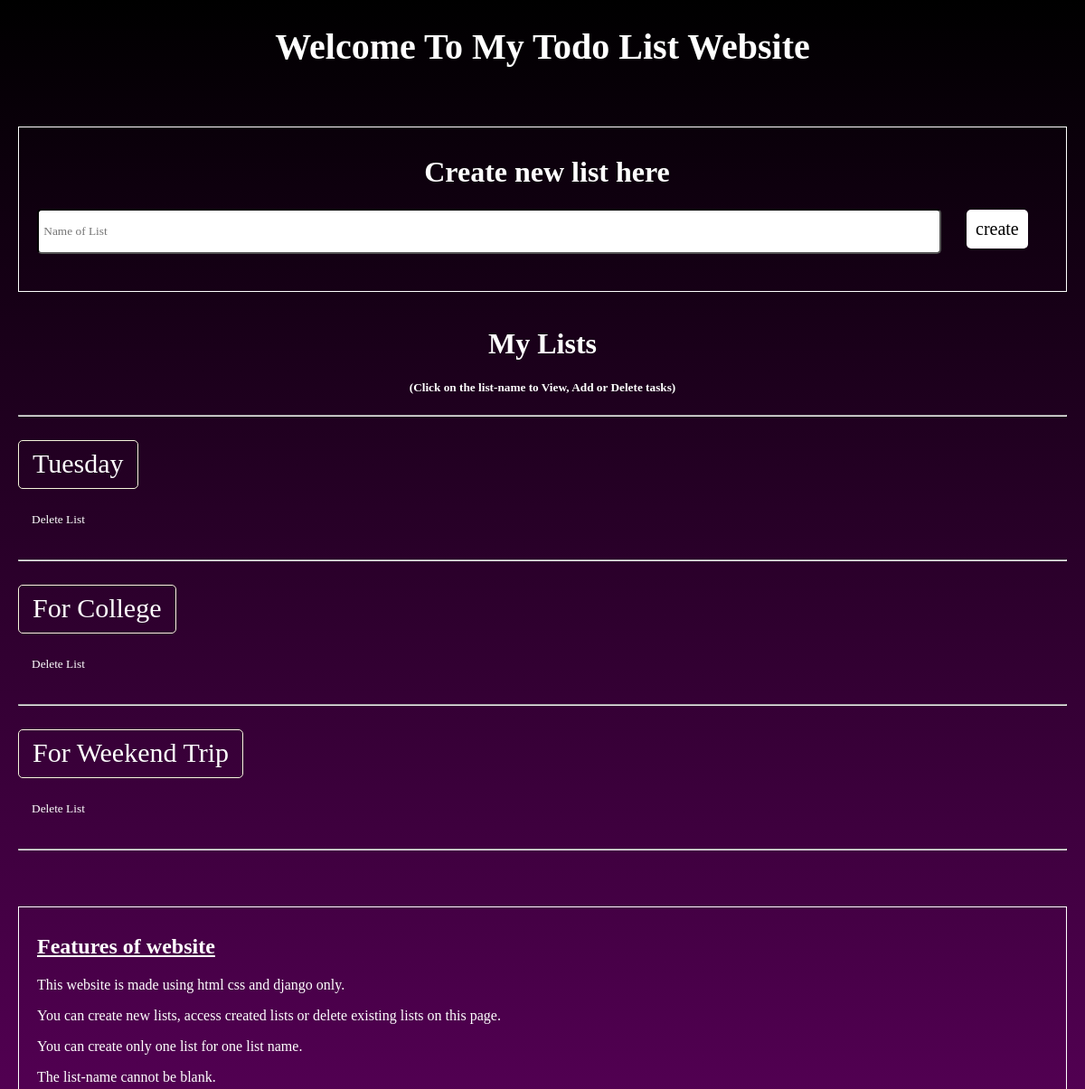
Before: / (upper part) with the older database file.
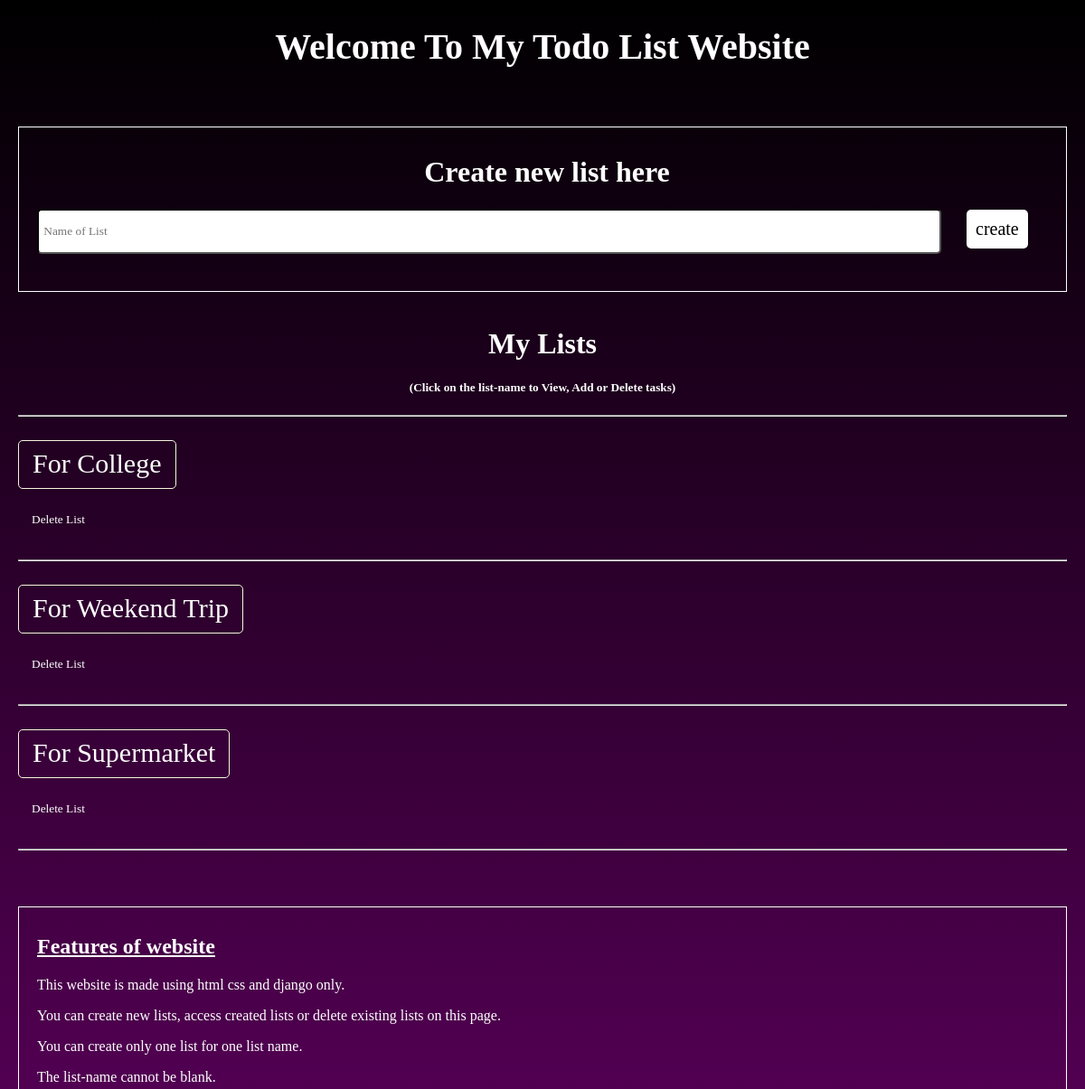
After: the same page with the newer database file.
### list/models.py (models this page shows)
class Lists(models.Model):
    title = models.CharField(max_length=100)

### list/views.py (the view)
# urls.py: path('', views.home, name='home'),
def home(request):
    list = Lists.objects.all()
    return render(request, 'home.html', {'list': list})

### templates/home.html (shortened to what this page needs)
{% load static %}
<html>
    <head>
        <link rel="stylesheet" href="{% static 'style1.css' %}">
    </head>
    <body>
        <h1 align="center" class="animation h" >Welcome To My Todo List Website</h1>
        <br>
        <div class="content">
            <div class="container">
                <h1 align="center" class="name">Create new list here</h1>
                <div>
                    <form action="clist" method="post" class="formx">
                        <input type="text" class="nol" name="name" placeholder=" Name of List" />&nbsp;&nbsp;&nbsp;&nbsp;&nbsp;&nbsp;
                        <input type="submit" class="btn" value="create"/>
                    </form>
                </div>
            </div>
            <br>
            <div>
                <h1 class="y name">My Lists</h1>
                <h5 class="y name">(Click on the list-name to View, Add or Delete tasks)</h5>
                <hr>
            </div>
                {% for x in list %}
                <br>
                    <div class="y">
                        <div>
                            <a href="/lists/{{x.id}}" class="link">
                                <button class="btn2">
                                    {{x.title}}
                                </button>
                            </a>
                        </div>
                        <br>
                        <div>
                            <a href="deletelist/{{x.id}}" class="dellink">
                                <button class="btn3">
                                    Delete List
                                </button>
                            </a>
                        </div>
                    </div>
                    <br>
                    <hr>
                {% endfor %}
            <br><br><br>
            <div id="about" class="container">
                <h2><u>Features of website</u></h2>
                <p>This website is made using html css and django only.</p>
                <p>You can create new lists, access created lists or delete existing lists on this page.</p>
                <p>You can create only one list for one list name.</p>
                <p>The list-name cannot be blank.</p>
                <br>
            </div>
        <br><br><br>
        </div>
    </body>
</html>

### static/style1.css (style rules this page uses)
body { margin-left: 20px; margin-right: 20px; color: white; font-family: Apple Chancery, cursive; background-image: linear-gradient(black, purple); }
.content { animation-name: slide; animation-duration: 2s; }
.link { text-decoration:none; color: white; }
.h { font-family: Apple Chancery, cursive; padding: 20px 20px 0px 20px; }
.nol { height: 50px; width:1000px; border-radius: 5px; border-color: black; font-family: Apple Chancery, cursive; }
.dellink { text-decoration: none; color:red; }
.btn { padding: 10px; font-size:20px; border-radius: 5px; border: none; background-color: white; font-family: Stencil Std, fantasy; }
.btn2 { font-size:30px; background-color:rgb(102, 0, 102,0); border-radius:5px; color:white; padding:8 15 10 15; border: solid 1px beige; font-family: Apple Chancery, cursive; }
.btn3 { background-color:rgb(102, 0, 102,0); border-radius:5px; color:white; padding:8 15 10 15; border: none; font-family: Apple Chancery, cursive; }
.name { text-align:center; font-family:Times, Times New Roman, serif; }
.y { paddin-left:20px; }
.h { font-size:40px; }
.container { border: solid 1px white; padding-top: 10px; padding-bottom: 25px; padding-left:20px; padding-right: 10px; }
.animation { padding: 20px; position: relative; text-align: center; animation-name: slide; animation-duration: 1.5s; animation-iteration-count: 1; }

Changed rows visible on the page:
removed Lists: title "Tuesday"
added Lists: title "For Supermarket"
